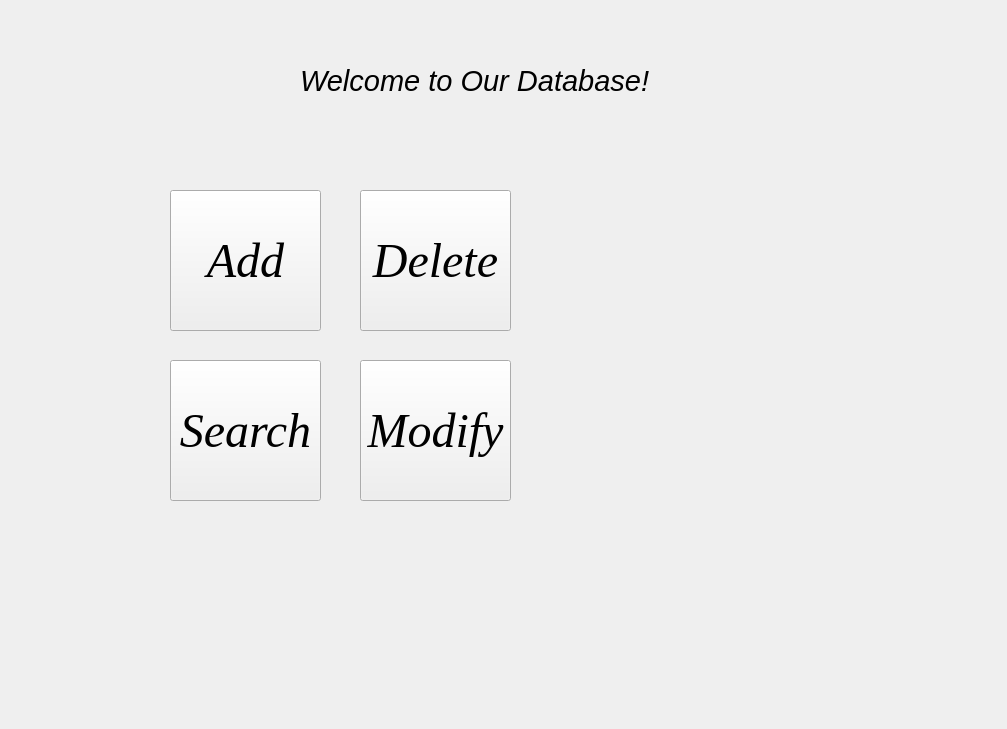
<?xml version="1.0" encoding="UTF-8"?>
<ui version="4.0">
 <class>PersonalDailog</class>
 <widget class="QWidget" name="PersonalDailog">
  <property name="geometry">
   <rect>
    <x>0</x>
    <y>0</y>
    <width>1007</width>
    <height>729</height>
   </rect>
  </property>
  <property name="windowTitle">
   <string>Administrator</string>
  </property>
  <widget class="QLabel" name="label">
   <property name="geometry">
    <rect>
     <x>300</x>
     <y>60</y>
     <width>371</width>
     <height>41</height>
    </rect>
   </property>
   <property name="font">
    <font>
     <family>Arial</family>
     <pointsize>22</pointsize>
     <italic>true</italic>
    </font>
   </property>
   <property name="text">
    <string>Welcome to Our Database!</string>
   </property>
  </widget>
  <widget class="QPushButton" name="pushButton">
   <property name="geometry">
    <rect>
     <x>170</x>
     <y>190</y>
     <width>151</width>
     <height>141</height>
    </rect>
   </property>
   <property name="font">
    <font>
     <family>Times New Roman</family>
     <pointsize>36</pointsize>
     <weight>50</weight>
     <italic>true</italic>
     <bold>false</bold>
    </font>
   </property>
   <property name="text">
    <string>Add</string>
   </property>
  </widget>
  <widget class="QPushButton" name="pushButton_2">
   <property name="geometry">
    <rect>
     <x>360</x>
     <y>190</y>
     <width>151</width>
     <height>141</height>
    </rect>
   </property>
   <property name="font">
    <font>
     <family>Times New Roman</family>
     <pointsize>36</pointsize>
     <weight>50</weight>
     <italic>true</italic>
     <bold>false</bold>
    </font>
   </property>
   <property name="text">
    <string>Delete</string>
   </property>
  </widget>
  <widget class="QPushButton" name="pushButton_3">
   <property name="geometry">
    <rect>
     <x>170</x>
     <y>360</y>
     <width>151</width>
     <height>141</height>
    </rect>
   </property>
   <property name="font">
    <font>
     <family>Times New Roman</family>
     <pointsize>36</pointsize>
     <weight>50</weight>
     <italic>true</italic>
     <bold>false</bold>
    </font>
   </property>
   <property name="text">
    <string>Search</string>
   </property>
  </widget>
  <widget class="QPushButton" name="pushButton_4">
   <property name="geometry">
    <rect>
     <x>360</x>
     <y>360</y>
     <width>151</width>
     <height>141</height>
    </rect>
   </property>
   <property name="font">
    <font>
     <family>Times New Roman</family>
     <pointsize>36</pointsize>
     <weight>50</weight>
     <italic>true</italic>
     <bold>false</bold>
    </font>
   </property>
   <property name="text">
    <string>Modify</string>
   </property>
  </widget>
  <widget class="QLabel" name="movieLabel">
   <property name="geometry">
    <rect>
     <x>0</x>
     <y>0</y>
     <width>1031</width>
     <height>781</height>
    </rect>
   </property>
   <property name="text">
    <string/>
   </property>
  </widget>
  <zorder>movieLabel</zorder>
  <zorder>label</zorder>
  <zorder>pushButton</zorder>
  <zorder>pushButton_2</zorder>
  <zorder>pushButton_3</zorder>
  <zorder>pushButton_4</zorder>
 </widget>
 <resources/>
 <connections/>
</ui>
